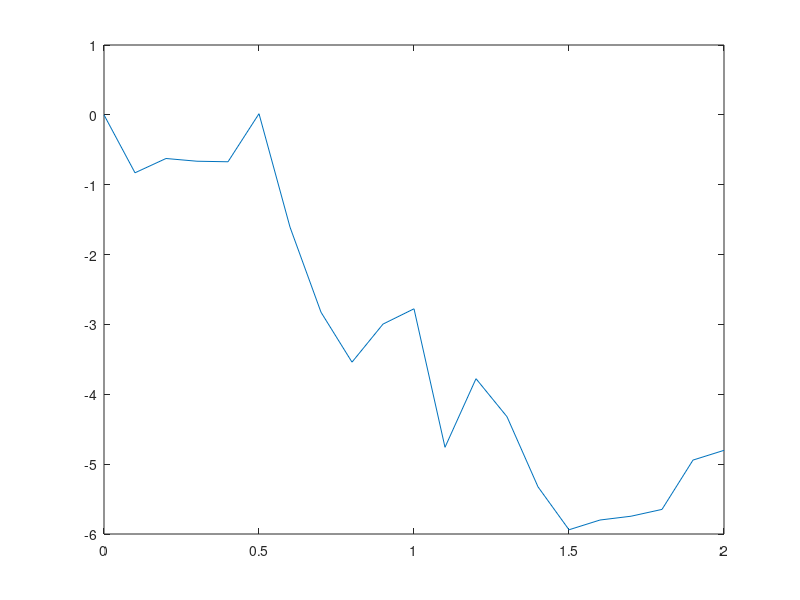

The MATLAB script that drew this image:
%randomwalk
nsteps=20;
timepoints=0:.1:2;

forwardspeed=0.03;
noise=0.8;
stepsize=5;

footposition(1)=0;
for i=2:length(timepoints)
    footposition(i)=footposition(i-1) + ...
    forwardspeed + ...
    (noise*randn(1,1));

if footposition(i)>=stepsize
    footposition(i:length(timepoints))=0;
    i=length(timepoints)+1;
end
end

plot(timepoints, footposition)
